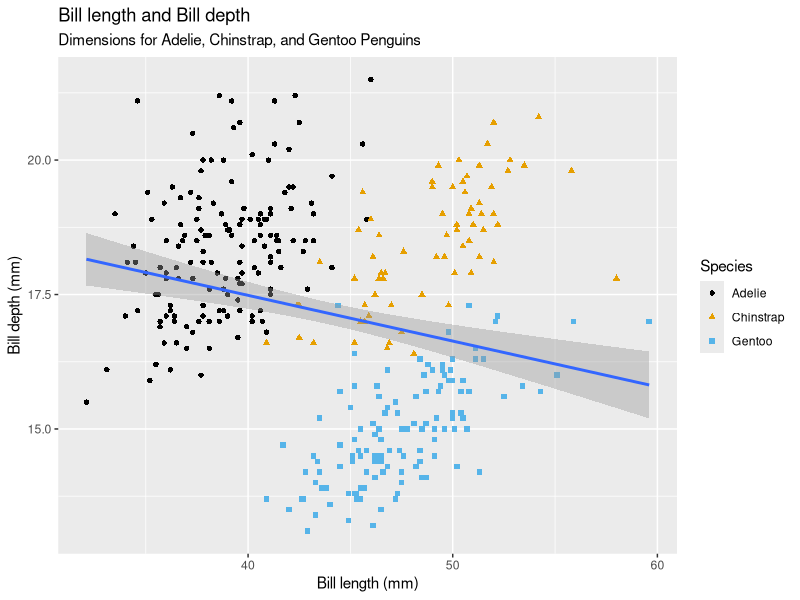
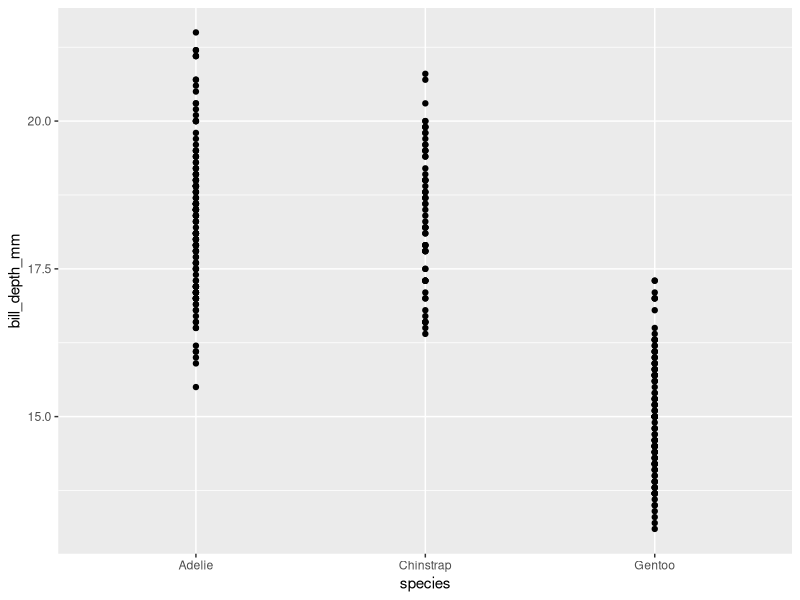
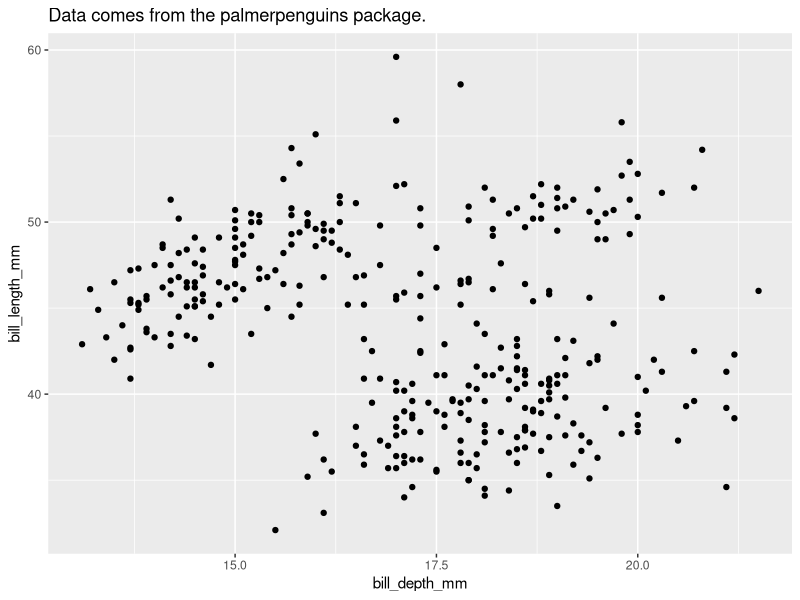
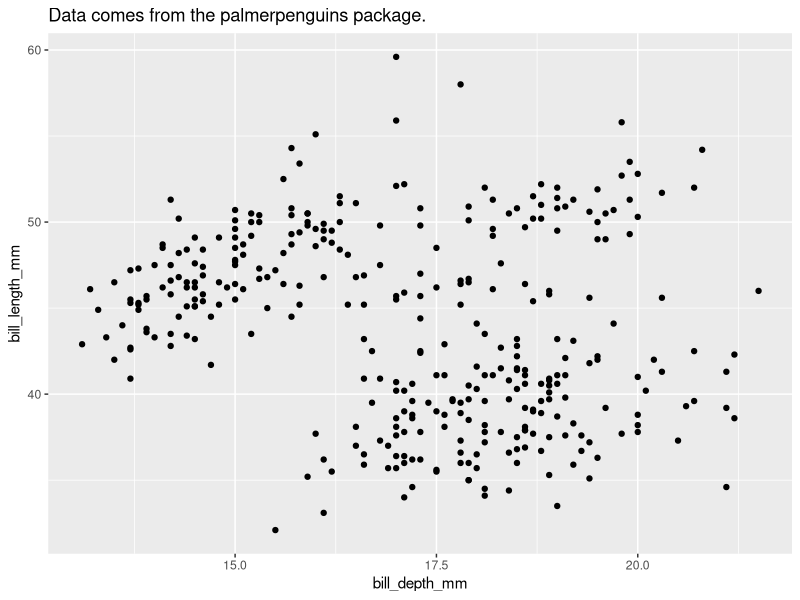
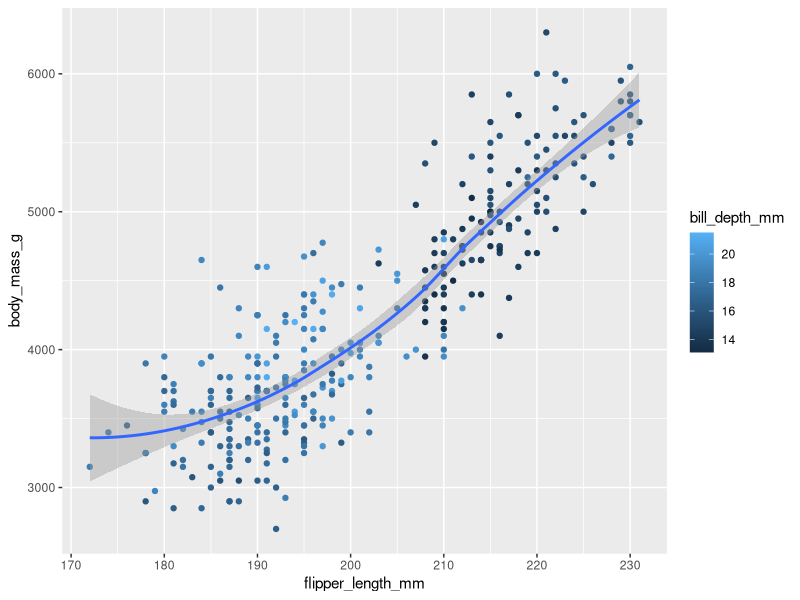
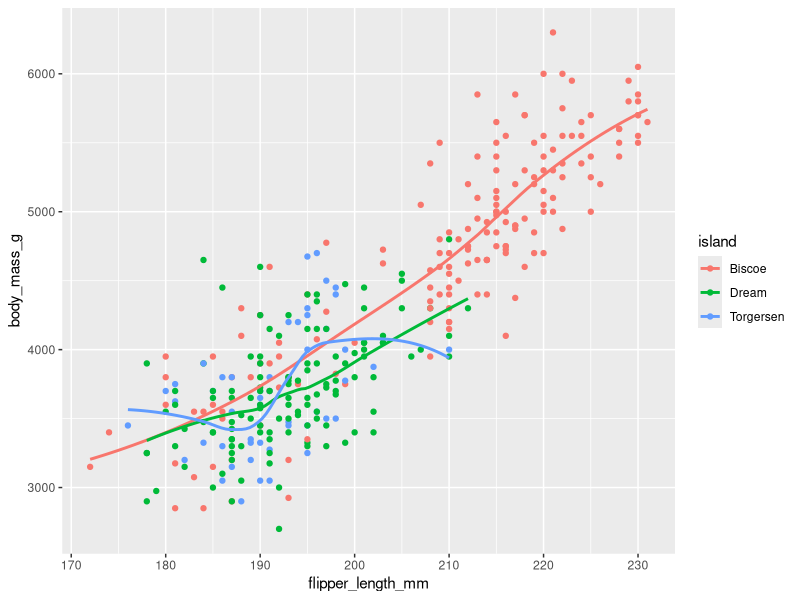
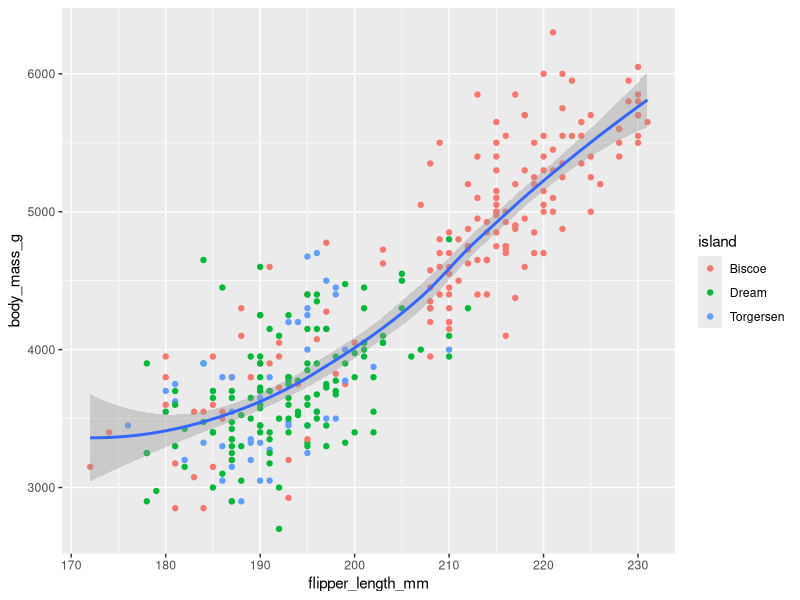
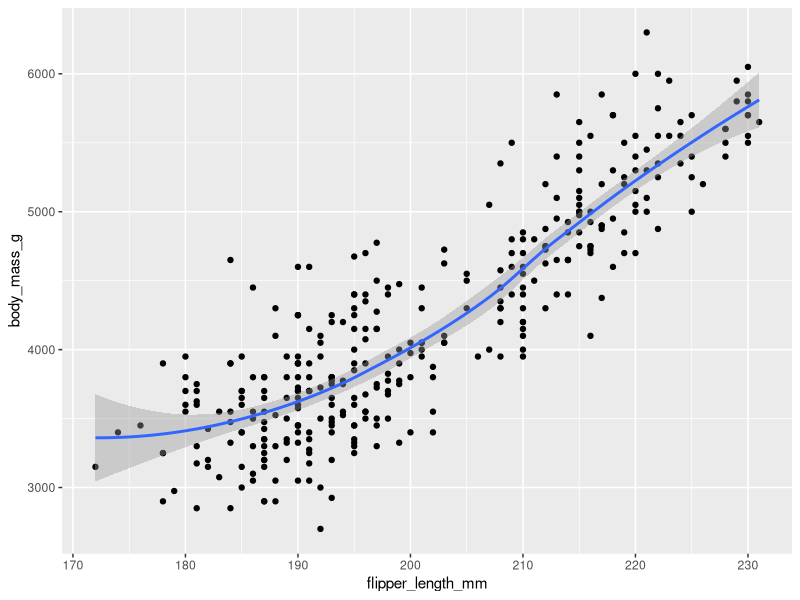

The R source for these figures, in order:
## ---- chunk 1
library(tidyverse)
library(palmerpenguins)
library(ggthemes)
## ---- chunk 2
pngs <- palmerpenguins::penguins
glimpse(pngs)
## ---- chunk 3

ggplot(pngs,
    # aesthetic on the global level, passed down to all subsequent geom layers
    mapping = aes(x = bill_length_mm, 
                  y = bill_depth_mm)) +
    # geometrical object that representa the data
    # each geom function can have own aesthetics
    # aesthetic mappings at the local level
    geom_point(mapping = aes(color = species,  
                             shape = species)) + 
    # new geometric object based on a linear model
    geom_smooth(method = "lm") +
    labs(
        title = "Bill length and Bill depth",
        subtitle = "Dimensions for Adelie, Chinstrap, and Gentoo Penguins",
        x = "Bill length (mm)", 
        y = "Bill depth (mm)",
        color = "Species", 
        shape = "Species") +
    scale_color_colorblind()
## ---- chunk 4
ggplot(
    data = pngs,
    # aesthetic on the global level, passed down to all subsequent geom layers
    mapping = aes(x = species, 
                  y = bill_depth_mm)) +
    # geometrical object that representa the data
    # each geom function can have own aesthetics
    # aesthetic mappings at the local level
    # geom_col(mapping = aes(color = species))\
    geom_point()

# Species is a categorical variable and a scatterplot of a categorical variable is not that useful 
## ---- chunk 5
# ggplot(data = penguins) + 
  # geom_point()
# no aesthetic mappings are provided
## ---- chunk 6
ggplot(data = penguins,
       aes(x = bill_depth_mm, y = bill_length_mm)) + 
    # Add the following caption to the plot you made in the previous exercise: Hint: Take a look at the documentation for labs()
    labs(title = "Data comes from the palmerpenguins package.") +
    # default is FALSE <- 
    geom_point(na.rm = TRUE)


## ---- chunk 7
ggplot(data = penguins,
       aes(x = bill_depth_mm, y = bill_length_mm)) + 
    labs(title = "Data comes from the palmerpenguins package.") +
    # default is FALSE
    geom_point(na.rm = TRUE)
## ---- chunk 8
ggplot(
    data = pngs,
    mapping = aes(
        x = flipper_length_mm, 
        y = body_mass_g)) +
    geom_point(aes(color = bill_depth_mm)) +
    geom_smooth()
## ---- chunk 9
ggplot(
  data = penguins,
  mapping = aes(x = flipper_length_mm, 
                y = body_mass_g,
                # aesthetic for global level?
                color = island)) +
  geom_point() +
  geom_smooth(se = FALSE)

ggplot(
  data = penguins,
  mapping = aes(x = flipper_length_mm, y = body_mass_g)) +
    # aesthetic for local level?
    geom_point(aes(color = island)) +
    geom_smooth(se = TRUE)
## ---- chunk 10
ggplot(
  data = penguins,
  # the aesthetic will be visible for both geoms
  mapping = aes(x = flipper_length_mm, y = body_mass_g)) +
  geom_point() +
  geom_smooth()


ggplot() +
  geom_point(
    data = penguins,
    mapping = aes(x = flipper_length_mm, y = body_mass_g)) +
  geom_smooth(data = penguins,
    mapping = aes(x = flipper_length_mm, y = body_mass_g),
    method = "lm")
## ---- chunk 11
ggplot(pngs, 
       aes(y = fct_infreq(species))) +
    geom_bar()
## ---- chunk 12
ggplot(pngs,
       aes(x = fct_infreq(species))) +
    geom_bar(color = "red")

ggplot(pngs, 
       aes(x = fct_infreq(species))) +
    # fill is better for coloring the whole bar
    geom_bar(fill = "red")
## ---- chunk 13

ggplot(diamonds,
       aes(x = carat)) +
    geom_histogram(binwidth = 0.1)

## ---- chunk 14
glimpse(mpg)
## ---- chunk 15
ggplot(mpg, 
       aes(x = hwy,
           y = displ,
           color = cty)) +
    geom_point(aes(size = cty, shape = class))
## ---- chunk 16
ggplot(pngs, 
       aes(x = bill_depth_mm,
           y = bill_length_mm)) +
    geom_point(aes(color = species)) +
    facet_wrap(~species)
## ---- chunk 17
ggplot(
  data = penguins,
  mapping = aes(
    x = bill_length_mm, 
    y = bill_depth_mm, 
    shape = species,
    color = species)) +
  geom_point() +
  # both shape and color should be renamed!!!!
  labs(color = "Species",
       shape = "Species")
ggsave(filename = "some_test_file.png")
## ---- chunk 18
ggplot(mpg, aes(x = class)) +
  geom_bar()
ggplot(mpg, aes(x = cty, y = hwy)) +
  geom_point()

# the last plot that is made is saved
ggsave("mpg-plot.png")
## ---- chunk 19

